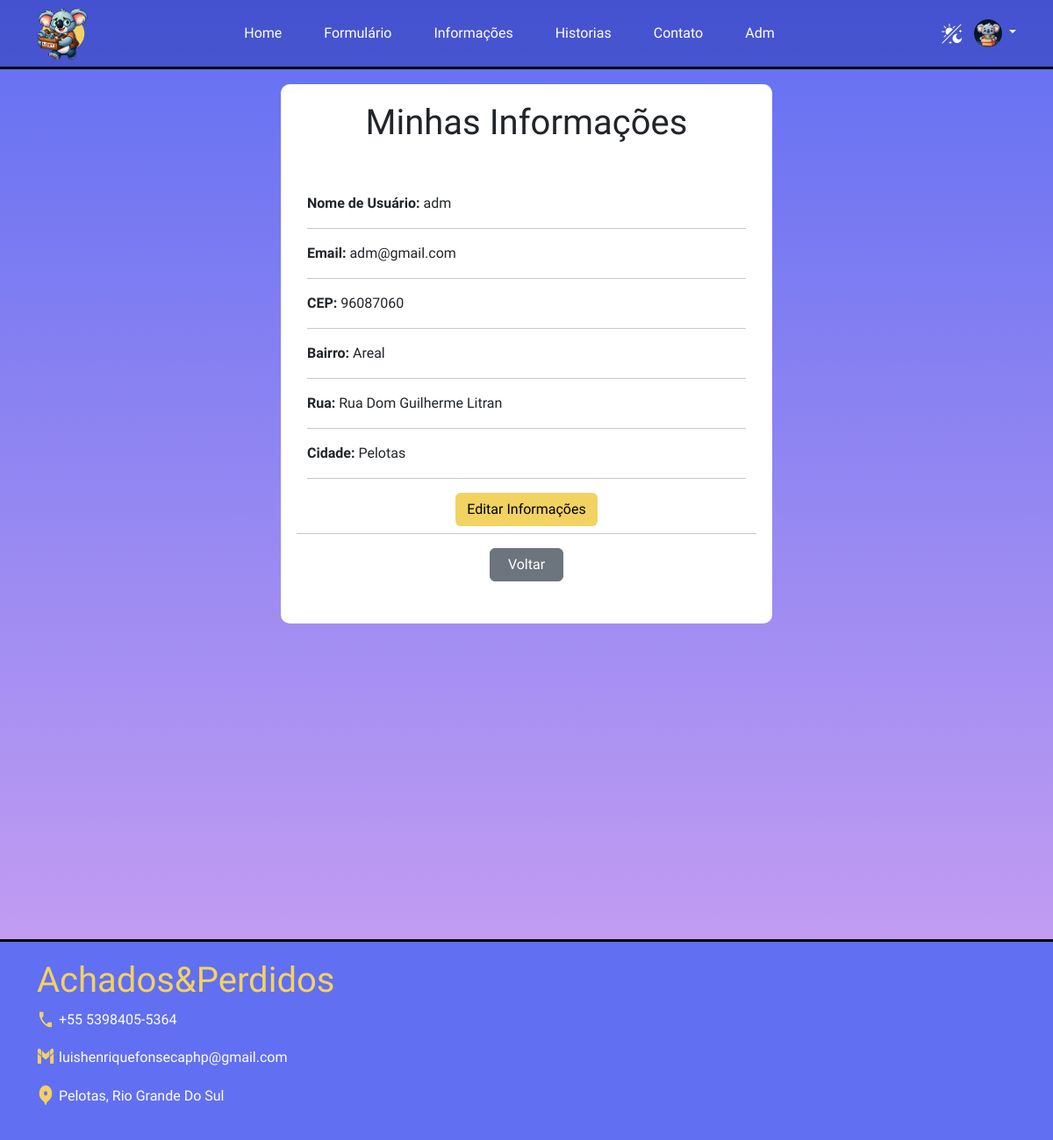
The app's page /minhas_informacoes.php (signed in) with its own data.
### tables this page shows
CREATE TABLE `pessoa` (
  `codpessoa` bigint(20) UNSIGNED NOT NULL,
  `nome` varchar(30) NOT NULL,
  `email` varchar(255) NOT NULL,
  `senha` varchar(355) DEFAULT NULL,
  `reg_date` date NOT NULL DEFAULT curdate(),
  `adm` int(11) DEFAULT 0,
  `codigo_verificacao` varchar(32) NOT NULL DEFAULT '',
  `verificado` tinyint(1) DEFAULT 0,
  `imagem` varchar(255) DEFAULT NULL,
  `cep` varchar(10) DEFAULT NULL,
  `logradouro` varchar(255) DEFAULT NULL,
  `bairro` varchar(255) DEFAULT NULL,
  `cidade` varchar(255) DEFAULT NULL
);

### includes/components/funcao.php (called while the page is built, shortened)
<?php
function verifica_administrador($userId, $pdo)
{
    $stmt = $pdo->prepare('SELECT * FROM pessoa WHERE codpessoa = :userId AND adm = 1');
    $stmt->bindValue(':userId', $userId);
    $stmt->execute();
    return $stmt->rowCount() === 1;
}
?>

### minhas_informacoes.php (the view, shortened to what this page needs)
<?php
require_once("./includes/components/conecta.php");
require_once("./includes/components/funcao.php");
require_once("./includes/components/cabecalho.php");
require_once("./includes/components/header.php");
require_once("./includes/components/js.php");
?>
<html>
<body>
    <main>
        <div id="conteudoMinhasInformacoes" class="container d-flex justify-content-center">
            <div class="forms">
                <h1 class="text-center">Minhas Informações</h1>
                <div class="row justify-content-center py-5">
                    <div class="col-md-12">
                        <p><strong>Nome de Usuário:</strong>
                            <?php echo $usuario["nome"]; ?>
                        </p>
                        <hr>
                        <p><strong>Email:</strong>
                            <?php echo $usuario["email"]; ?>
                        </p>
                        <hr>
                        <p><strong>CEP:</strong>
                            <?php echo $usuario["cep"]; ?>
                        </p>
                        <hr>
                        <p><strong>Bairro:</strong>
                            <?php echo $usuario["bairro"]; ?>
                        </p>
                        <hr>
                        <p><strong>Rua:</strong>
                            <?php echo $usuario["logradouro"]; ?>
                        </p>
                        <hr>
                        <p><strong>Cidade:</strong>
                            <?php echo $usuario["cidade"]; ?>
                        </p>
                        <hr>
                    </div>
                    <div class="d-flex justify-content-center pb-2">
                        <a class="btn btn-custom-color" href="editar_minhas_informacoes.php" role="button">Editar
                            Informações</a>
                    </div>
                    <hr>
                    <div class="container d-flex justify-content-center">
                        <div class="row col-2">
                        <a class="btn btn-secondary" href="perfil_usuario.php" role="button">Voltar</a>
                        </div>
                    </div>
                </div>
            </div>
        </div>
    </main>
    <footer id="footer">
        <div class="container">
            <div class="h1" id="achados_perdidos">
                <h1>Achados&Perdidos</h1>
            </div>
            <div style="display: flex; align-items: center;">
                <img class="icon" src="img/icons8-phone-48.png"
                    style="width: 25px; height: 25px;  margin-bottom:17px; padding-right: 5px;" alt="icon">
                <p>+55 5398405-5364</p>
            </div>
            <div style="display: flex; align-items: center;">
                <img class="icon" src="img/icons8-gmail-50.png"
                    style="width: 25px; height: 25px; margin-bottom:19px; padding-right: 5px;" alt="icon">
                <p>luishenriquefonsecaphp@gmail.com</p>
            </div>
            <div style="display: flex; align-items: center;">
                <img class="icon" src="img/icons8-location-60.png"
                    style="width: 25px; height: 25px; margin-bottom:19px; padding-right: 5px;" alt="icon">
                <p>Pelotas, Rio Grande Do Sul</p>
            </div>
        </div>
    </footer>
</html>

### includes/components/header.php (shortened to what this page needs)
<?php
$userId = $_SESSION["codpessoa"];
$consulta = $pdo->prepare('SELECT * FROM pessoa WHERE codpessoa = ?');
$consulta->execute([$userId]);
$usuario = $consulta->fetch();
?>
<body>
    <main>
        <header>
            <nav class="navbar navbar-expand-lg fixed-top" id="navbar">
                <div class="container">
                    <a class="navbar-logo" href="index.php">
                        <img id="navbar-logo" src="img/logo3.png" alt="achados&perdidos" />
                    </a>
                    <div class="collapse navbar-collapse" id="navbar-items">
                        <ul class="navbar-nav me-auto mb-2 mb-lg-0">
                            <li class="nav-item">
                                <a class="nav-link" href="index.php">Home</a>
                            </li>
                            <li class="nav-item">
                                <a class="nav-link" href="objeto.php">Formulário</a>
                            </li>
                            <li class="nav-item">
                                <a class="nav-link" href="informacao.php">Informações</a>
                            </li>
                            <li class="nav-item">
                                <a class="nav-link" href="historias.php">Historias</a>
                            </li>
                            <li class="nav-item">
                                <a class="nav-link" href="contato.php">Contato</a>
                            </li>
                            <?php
                            $userId = $_SESSION["codpessoa"];
                            $adm = verifica_administrador($userId, $pdo);
                            if ($adm) {
                                ?>
                                <li class="nav-item">
                                    <a class="nav-link" href="adm.php">Adm</a>
                                </li>
                                <?php
                            }
                            ?>
                        </ul>
                        <button id="themeToggle" class="btn btn-text-light"><img width="25" height="25"
                                src="img/icons8-day-and-night-50.png" alt="day-and-night" /></button>
                        <div class="dropdown text-end">
                            <a href="#" class="d-block link-body-emphasis text-decoration-none dropdown-toggle"
                                data-bs-toggle="dropdown" aria-expanded="false">
                                <?php
                                $imagemPerfil = empty($usuario["imagem"]) ? "img/perfil-padrao.png" : "uploads/" . $usuario["imagem"];
                                ?>
                                <img src="<?php echo $imagemPerfil; ?>" alt="Perfil do usuário" width="32" height="32"
                                    class="rounded-circle">
                            </a>
                        </div>
                    </div>
                </div>
            </nav>
        </header>
    </main>

### css/style.css (style rules this page uses)
body { height: auto; margin: 0; align-items: center; justify-content: center; background: linear-gradient(var(--cor-background)); }
html { height: auto; }
main { height: auto; margin-bottom: 8%; }
* { font-family: 'Montserrat Alternates', sans-serif; box-sizing: border-box; }
:root { --cor-background: #616FF2, #D6A6F2; --cor-background-navbar: #06138550; --cor-background-card: #ffffff; --cor-footer: #616FF2; --cor-btn-custom-backgraund: #F2D261; --cor-btn-custom-backgraund-hover: #f2f261; --cor-botao-texto: #000000; --cor-botao-hover-texto: #000000; --cor-custom-button-fundo: #6170f200; --cor-custom-button-hover-fundo: #b161f200; --cor-custom-button-texto: #ffffff; --cor-texto-titulo: #000000; --cor-border: #000000; --cor-texto-link: #ffffff; --cor-texto-link-hover: #dadfe9; --cor-border-active: #F2D261; --cor-hover-underline: #F2D261; --cor-backgraund-container: #fff; --cor-backgraund-conteudo-Perfil: #fff; --dark-btn-custom-backgraund: #F2C161; --dark-btn-custom-backgraund-hover: #D5AA55; --dark-background: #1a1a1a; --dark-text: #000000; --dark-text-white: #fff; --dark-link: #ffffff; --dark-background-card: #38373791; --dark-card-text: #ffffff; --dark-footer: #38373791; --dark-footer-text: #fff; --dark-conteudo-Perfil: #38373791; --dark-conteudo-Cadastro: #38373791; }
#achados_perdidos { color: var(--cor-btn-custom-backgraund); }
#navbar { border-bottom: 3px solid var(--cor-border); position: absolute; width: 100%; background-color: var(--cor-background-navbar); }
#navbar a { color: var(--cor-texto-link); }
.btn-custom-color { background-color: var(--cor-btn-custom-backgraund); color: var(--cor-botao-texto); text-align: center; }
#footer { background-color: var(--cor-footer); color: var(--cor-texto-titulo); width: 100%; border-top: 3px solid var(--cor-border); padding: 20px; }
#footer p { color: white; }
#conteudoMinhasInformacoes { padding-top: 20px; width: 560px; height: auto; margin-top: 2%; margin-bottom: 30%; border-radius: 10px; background-color: var(--cor-backgraund-container); }
footer { position: relative; left: 0; }
footer p { text-align: center; }
.navbar-nav .nav-link { position: relative; }
#navbar a { justify-content: center; }
#navbar-logo { width: 60px; height: 60px; }
#navbar-items .navbar-nav { display: flex; justify-content: center; width: 100%; }
#navbar-items .nav-item { margin: 0 1em; }

### records on screen
pessoa: imagem (picture), nome "adm", email "adm@gmail.com", cep "96087060", bairro "Areal", logradouro "Rua Dom Guilherme Litran", cidade "Pelotas"
